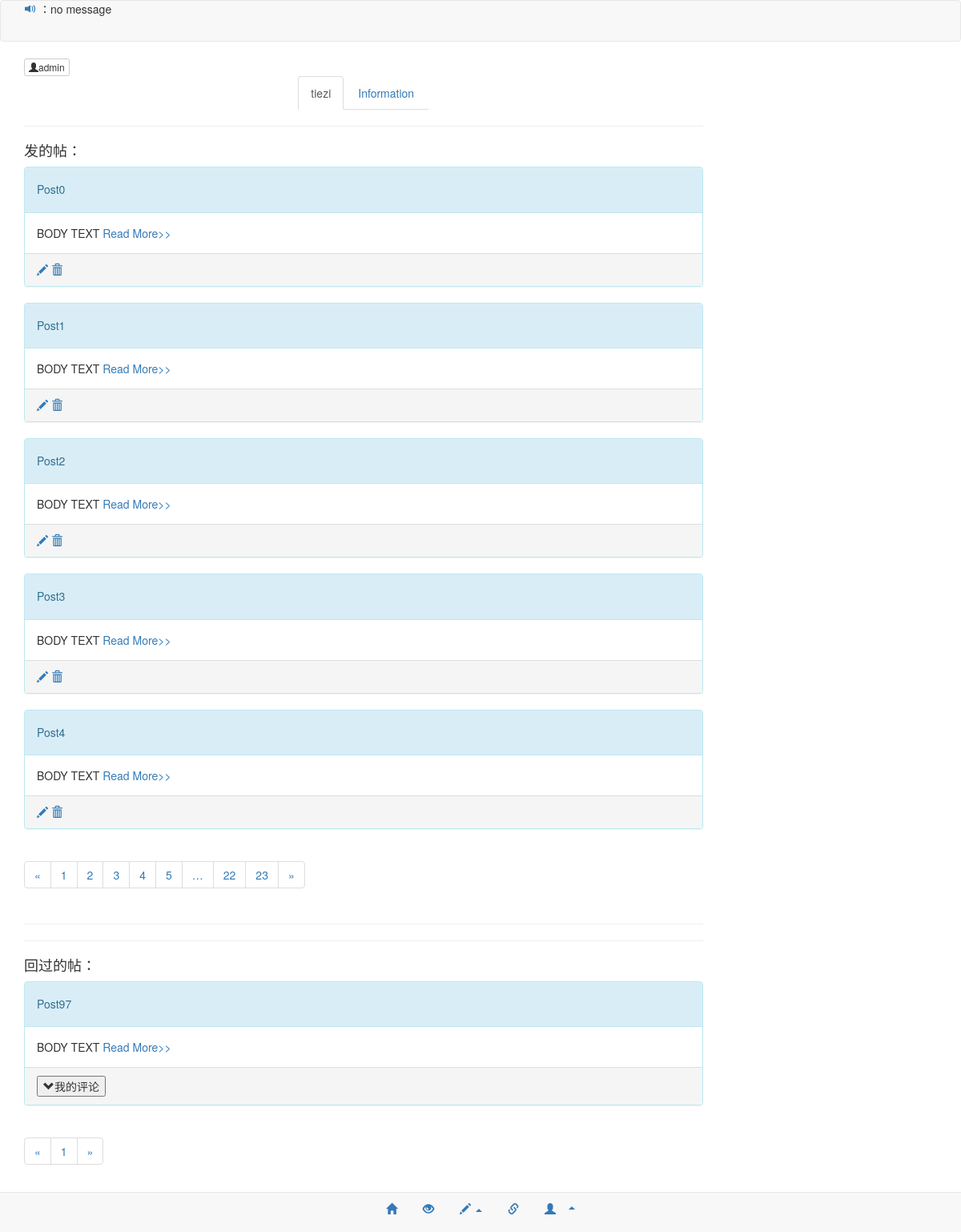
The app's page /tiezi/user_admin/ (signed in), older data.
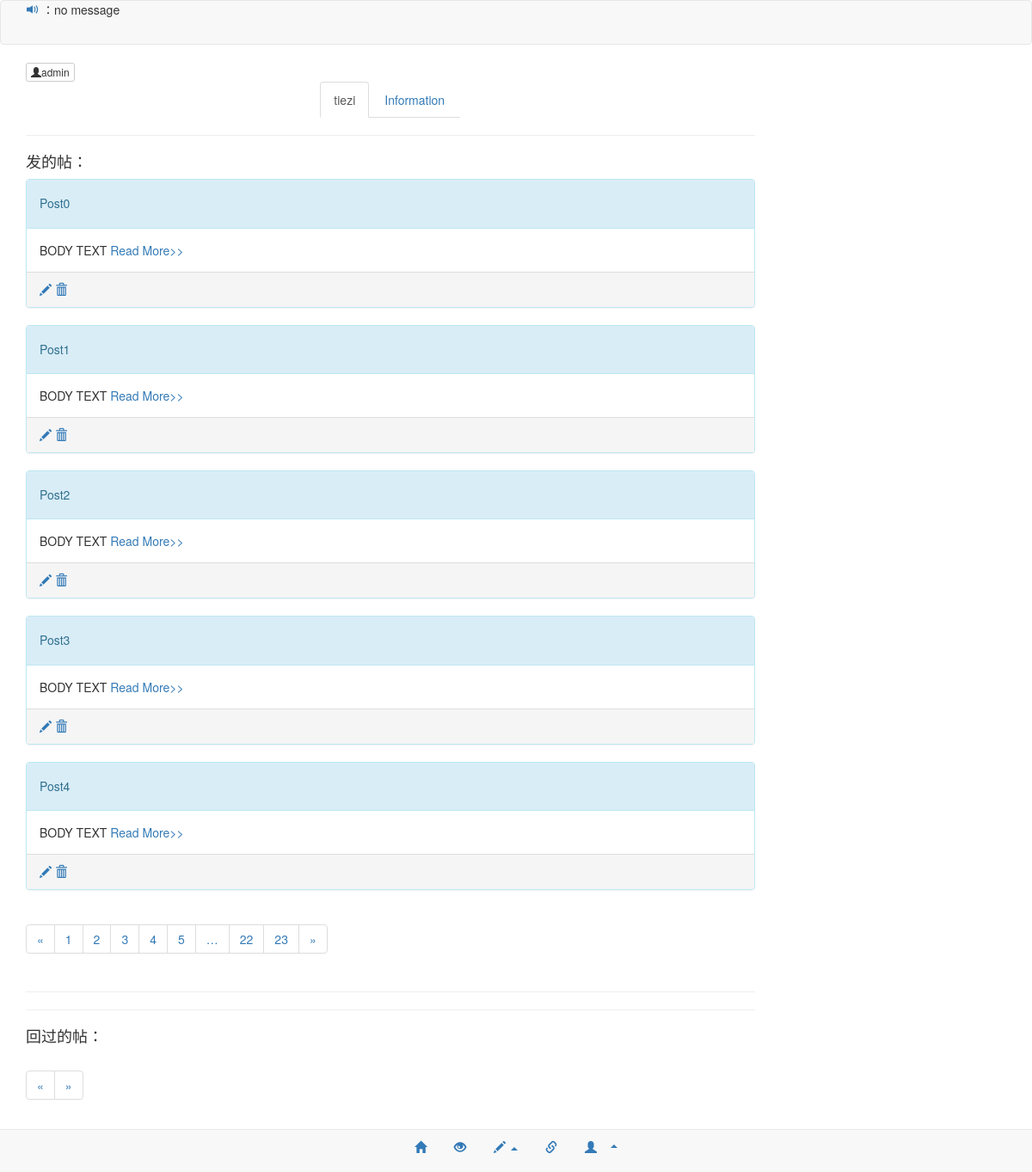
The same page, newer data.
### webapp/models.py (models this page shows, shortened)
class Note(db.Model):
    id = db.Column(db.Integer(), primary_key=True)
    text = db.Column(db.Text())
    publish_date = db.Column(db.DateTime())
    user_id = db.Column(db.Integer(),
                        db.ForeignKey('user.id'))

class User(db.Model):
    id = db.Column(db.Integer(), primary_key=True)
    username = db.Column(db.String(255))
    password = db.Column(db.String(255))
    nick_name = db.Column(db.String(255))
    class_major = db.Column(db.String(255))
    description = db.Column(db.Text())
    blog_addr = db.Column(db.String(255))
    github_addr = db.Column(db.String(255))
    posts = db.relationship('Post',
                             backref='user',
                             lazy='dynamic')
    comments = db.relationship('Comment',
                         backref='user',
                         lazy='dynamic')
    roles = db.relationship(
        'Role',
        secondary=roles,
        backref=db.backref('users', lazy='dynamic')
        )
    related_posts = db.relationship('RelatedPost',
                             backref='user',
                             lazy='dynamic')
    practices = db.relationship('Practice',
                             backref='user',
                             lazy='dynamic')
    answers = db.relationship('Answer',
                             backref='user',
                             lazy='dynamic')
    answer_comments = db.relationship('AnswerComment',
                         backref='user',
                         lazy='dynamic')

class Post(db.Model):
    id = db.Column(db.Integer(), primary_key=True)
    title = db.Column(db.String(255))
    is_top = db.Column(db.Boolean())
    text = db.Column(db.Text())
    publish_date = db.Column(db.DateTime())
    dynamic_date = db.Column(db.DateTime())
    user_id = db.Column(db.Integer(),
                        db.ForeignKey('user.id'))
    tags = db.relationship('Tag',
                           secondary=tags,
                           backref=db.backref('posts',lazy='dynamic')
                           )
    comments = db.relationship('Comment',
                               backref='post',
                              lazy='dynamic')
    related_posts = db.relationship('RelatedPost',
                             backref='post',
                             lazy='dynamic')

class RelatedPost(db.Model):
    id = db.Column(db.Integer(), primary_key=True)
    user_id = db.Column(db.Integer(),
                        db.ForeignKey('user.id'))
    post_id = db.Column(db.Integer(),
                        db.ForeignKey('post.id'))
    viewed_date = db.Column(db.DateTime())
    is_viewed = db.Column(db.Boolean())
    is_commented_only = db.Column(db.Boolean())

### webapp/controllers/tiezi.py (the view)
@login_required
@tiezi_blueprint.route('/user_admin/')
@tiezi_blueprint.route('/user_admin/<int:page>')
def user_admin(page=1):
    user = current_user
    try:
        posts = user.posts.order_by(Post.publish_date.desc()).paginate(page, 5)
    except Exception as e:
        print(e)
        posts = None
    try:
        comment_related_posts = RelatedPost.query.filter_by(is_commented_only=True,
            user_id=current_user.id).paginate(page,5)
    except Exception as e:
        print(e)
        comment_related_posts = None
    not_viewed_inform_num = get_not_viewed_inform_num()
    return render_template(
        'user_admin.html',
        tag=tag,
        posts=posts,
        comment_related_posts=comment_related_posts,
        user=user,
        note=get_note(),
        Comment=Comment,
        not_viewed_inform_num=not_viewed_inform_num
        )

### webapp/__init__.py (called while the page is built)
def delete_html(string=None):
    for html_tag in ['<p>','</p>','<a>','</a>','<h1>','</h1>','<h2>','<div>','</div>']:
        if string:
            string = string.replace(html_tag,'')
    return string

### webapp/controllers/tiezi.py (called while the page is built)
def get_not_viewed_inform_num():
    try:
        if current_user.username:
            not_viewed_posts = RelatedPost.query.filter_by(is_viewed=False,
                                                         user_id=current_user.id).all()
            return len(not_viewed_posts)
        else:
            return None
    except:
        return None

def get_note():
    try:
        note = Note.query.order_by(Note.publish_date.desc()).limit(1).one()
        return note
    except:
        note = Note()
        note.text = "no message"
        note.publish_date = datetime.datetime.now()
        db.session.add(note)
        db.session.commit()
        get_note()

@tiezi_blueprint.before_request
def check_user():
    if 'username' in session:
        g.current_user = User.query.filter_by(
            username=session['username']
            ).one()
    else:
        g.current_user = None

### webapp/extensions.py (called while the page is built)
@login_manager.user_loader
def load_user(userid):
    from webapp.models import User
    return User.query.get(userid)

### webapp/templates/tiezi/user_admin.html (shortened to what this page needs)
{% extends "base.html" %}
{% block body %}
    <div class="row">
        <div class="col-lg-9">
            <button type="button" class="btn btn-default btn-xs">
                <span class="glyphicon glyphicon-user"></span>{{ current_user.username }}
            </button>
            <ul class="nav nav-tabs">
                <li  class="active">
                    <a href="{{ url_for('.user_admin') }}">tiezi</a>
                </li>
                <li>
                    <a href="{{ url_for('.user_info_setting', username=current_user.username) }}">Information</a>
                </li>
            </ul>
            <hr>
            <h4>发的帖：</h4>
            {% if posts %}
                {% for post in posts.items %}
                    <div class="panel panel-info">
                        <div class="panel-heading"><h5>{{ post.title }}</h5></div>
                        <div class="panel-body">{{ post.text | truncate(500) | safe }}
                            <a href="{{ url_for('.post', post_id=post.id) }}">Read More>></a>
                        </div>
                        <div class="panel-footer">
                            <a href="{{ url_for('.edit_post', id=post.id) }}">
                              <span class="glyphicon glyphicon-pencil"></span>
                            </a>
                            <a href="{{ url_for('.delete_post_in_user_admin', id=post.id) }}">
                              <span class="glyphicon glyphicon-trash"></span>
                            </a>
                        </div>
                    </div>
                {% endfor %}
            {% endif %}
            {{ render_pagination(posts, '.user_admin') }}
            <hr>
            <hr>
            <h4>回过的帖：</h4>
            {% if comment_related_posts %}
                {% for cp in comment_related_posts.items %}
                    <div class="panel panel-info">
                        <div class="panel-heading"><h5>{{ cp.post.title }}</h5></div>
                        <div class="panel-body">{{ cp.post.text | truncate(500) | safe }}
                            <a href="{{ url_for('.post', post_id=cp.post.id) }}">Read More>></a>
                        </div>
                        <div class="panel-footer">
                          <button type="button" data-toggle="collapse"
                                data-target="#{{ cp.post.id }}">
                            <span class="glyphicon glyphicon-chevron-down"></span>我的评论</span>
                          </button>
                        </div>
                    </div>
                {% endfor %}
            {% endif %}
            {{ render_pagination(comment_related_posts, '.user_admin') }}
        </div>
    </div>
{% endblock %}

### webapp/templates/tiezi/base.html (shortened to what this page needs)
{% macro render_pagination(pagination, endpoint) %}
    <nav>
        <ul class="pagination">
            <li>
                <a href="{{ url_for('tiezi.home', page=pagination.prev().page) }}" aria-label="Previous">
                    <span aria-hidden="true">&laquo;</span>
                </a>
            </li>
            {% for page in pagination.iter_pages() %}
                {% if page %}
                    {% if page != pagination.page %}
                        <li><a href="{{ url_for(endpoint, page=page) }}">{{ page }}</a></li>
                    {% else %}
                        <li><a href="">{{ page }}</a></li>
                    {% endif %}
                {% else %}
                    <li><a>…</a><li>
                {% endif %}
            {% endfor %}
            <li>
                <a href="{{ url_for('tiezi.home', page=pagination.next().page) }}" aria-label="Next">
                    <span aria-hidden="true">&raquo;</span>
                </a>
            </li>
        </ul>
    </nav>
{% endmacro %}
<!DOCTYPE html>
<html>
    <head>
      <link rel="stylesheet" href="{{ url_for('static', filename='css/bootstrap.min.css') }}">
    </head>
    <body style="background-color: white">
    <nav class="navbar navbar-default" role="navigation">
      <div class="container-fluid">
      <div class="navbar-header">
        <a class="navbar-brand" href="#"><a><span class="glyphicon glyphicon-volume-up"></span></a> ：{{ note.text | truncate(150) | delete_html() }}</a>
      </div>
      </div>
    </nav>
    <nav class="navbar navbar-default navbar-fixed-bottom" role="navigation">
    <ul class="nav nav-pills">
      <li><a href="{{ url_for('tiezi.home') }}"><span class="glyphicon glyphicon-home"></span></a></li>
      <li><a href="{{ url_for('tiezi.posts_renew') }}"><span class="glyphicon glyphicon-eye-open"></span></a></li>
      <li class="dropdown">
            <a href="#" class="dropdown-toggle" data-toggle="dropdown">
             <span class="glyphicon glyphicon-pencil"></span>
              <b class="caret"></b>
            </a>
      </li>
      <li>
          <a href="{{ url_for('glinks.glinks') }}">
          <span class="glyphicon glyphicon-link"></span>
          </a>
      </li>
      <li class="dropdown">
            {% if current_user.username %}
            <a href="#" class="dropdown-toggle" data-toggle="dropdown">
             <span class="glyphicon glyphicon-user">
              <b class="caret"></b>
            </a>
            {% endif %}
      </li>
    </ul>
    </nav>
        <div class="container">
            {% block body %}
            {% endblock %}
        </div>
    <footer>
      <br>
      <br>
      <br>
    </footer>
    </body>
</html>

### webapp/templates/tiezi/base.html (style rules this page uses)
.nav { display:table; margin:0 auto; }

Row changes from the older to the newer data that the page shows:
removed RelatedPost: post "Post97", post.text "BODY TEXT"
Text that changed along with them:
list line gone: "1"
